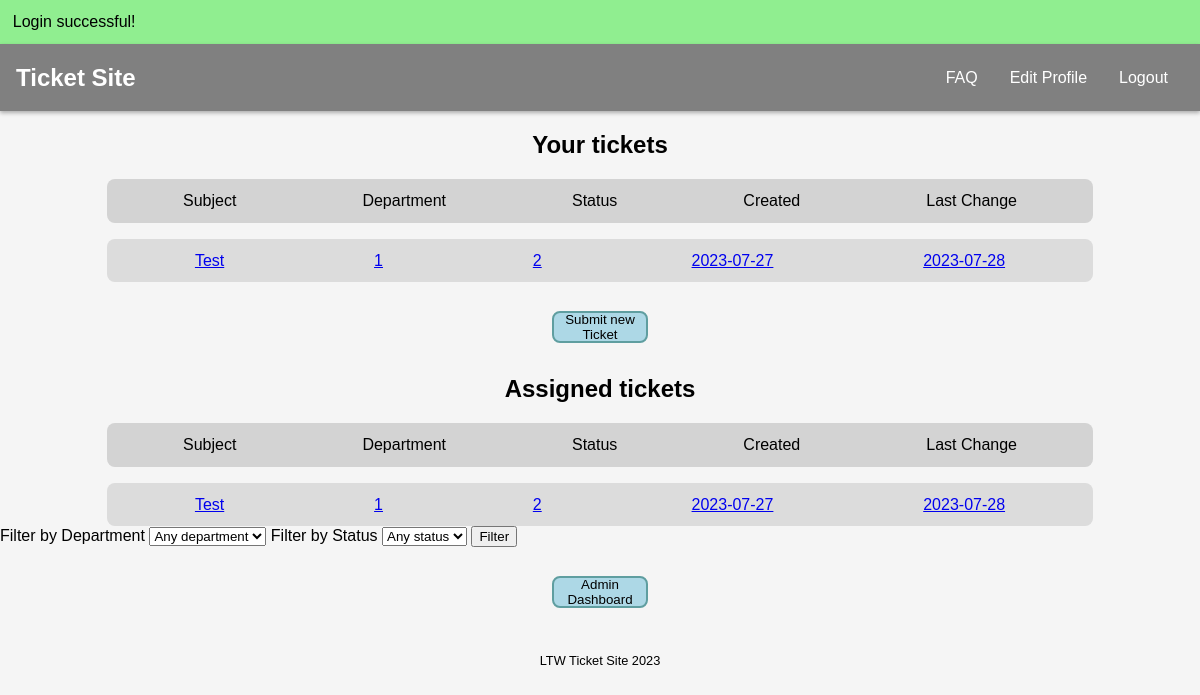
/pages (signed in), run on an earlier commit of the app's database.
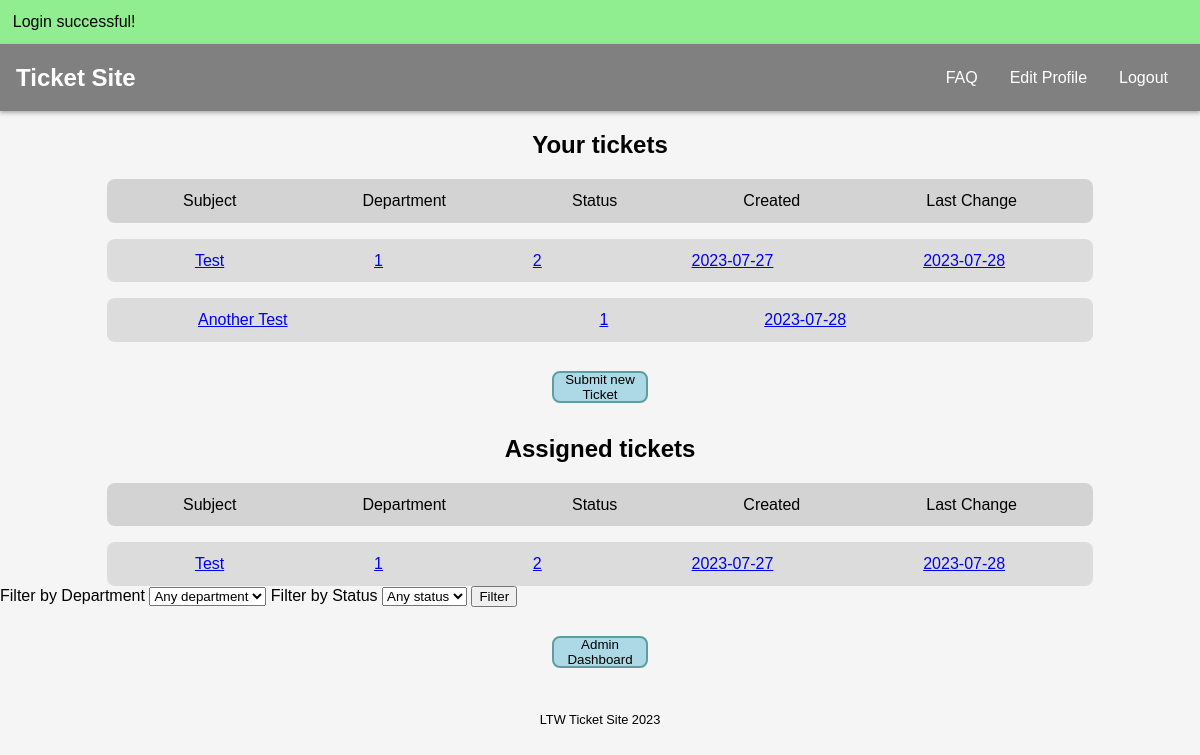
And on a later commit of the database.
### tables this page shows
CREATE TABLE tickets (
    id INTEGER PRIMARY KEY AUTOINCREMENT,
    subject TEXT NOT NULL,
    content TEXT,
    created DATE NOT NULL,
    updated DATE,
    submitter_id INTEGER NOT NULL,
    assignee_id INTEGER,
    department_id INTEGER,
    status_id INTEGER NOT NULL,
    FOREIGN KEY (submitter_id) REFERENCES users(id),
    FOREIGN KEY (assignee_id) REFERENCES users(id),
    FOREIGN KEY (department_id) REFERENCES departments(id),
    FOREIGN KEY (status_id) REFERENCES status(id)
);

### utils/session.php (called while the page is built, shortened)
<?php
    class Session {
        private array $messages;
        public function __construct(){
            $this->messages = isset($_SESSION['messages']) ? $_SESSION['messages'] : array();
        }
        public function isLoggedIn() : bool {
            return isset($_SESSION['id']);
        }
        public function getID() : ?int {
            return isset($_SESSION['id']) ? $_SESSION['id'] : null;
        }
        public function getMessages() {
            return $this->messages;
        }
    }

### database/classes/ticket.class.php (called while the page is built, shortened)
<?php
    class Ticket {
        public function __construct(int $id, string $subject, ?string $content, string $created, ?string $updated, int $submitter_id,
                                    ?int $assignee_id, $department_id, int $status_id) {
            $this->id = $id;
            $this->subject = $subject;
            $this->created = $created;
            $this->updated = $updated;
            $this->department_id = $department_id === "" ? null : $department_id;
            $this->status_id = $status_id;
        }
        static function getUserTickets(PDO $db, int $user_id) : array {
            $stmt = $db->prepare('SELECT * FROM tickets WHERE submitter_id = ?');
            $stmt->execute(array($user_id));
            $tickets = array();
            while ($ticket = $stmt->fetch()) {
                $tickets[] = new Ticket($ticket['id'], $ticket['subject'], $ticket['content'],
                                        $ticket['created'], $ticket['updated'],
                                        $ticket['submitter_id'], $ticket['assignee_id'],
                                        $ticket['department_id'], $ticket['status_id']);
            }
            return $tickets;
        }
        static function getAgentTickets(PDO $db, int $agent) : array {
            $stmt = $db->prepare('SELECT t.id, t.subject, t.content, t.submitter_id, t.assignee_id, t.department_id, t.status_id, t.created, t.updated
                                FROM tickets t LEFT JOIN departments d ON t.department_id = d.id LEFT JOIN agent_departments ad
                                ON ad.department_id = d.id WHERE (ad.agent_id = ? OR t.assignee_id = ?)');
            $stmt->execute(array($agent, $agent));
            $tickets = array();
            while($ticket = $stmt->fetch()){
                $tickets[] = new Ticket($ticket['id'], $ticket['subject'], $ticket['content'],
                                        $ticket['created'], $ticket['updated'],
                                        $ticket['submitter_id'], $ticket['assignee_id'],
                                        $ticket['department_id'], $ticket['status_id']);
            }
            return $tickets;
        }
    }
?>

### templates/ticket.tpl.php (the view, shortened to what the changed rows need)
<?php function drawTickets(array $tickets) { ?>
<div class="ticket_tables">
    <h2>Your tickets</h2>
</div>
<div class="ticket_instance">
    <?php foreach($tickets as $ticket) { ?>
        <a href="../pages/ticket.php?id=<?=$ticket->id?>"><ul>
            <li><?=$ticket->subject?></li>
            <li><?=$ticket->department_id?></li>
            <li><?=$ticket->status_id?></li>
            <li><?=$ticket->created?></li>
            <li><?=$ticket->updated?></li>
        </ul></a>
    <?php } ?>
</div>
<?php } ?>
<?php function drawAgentTickets(array $tickets, array $departments, array $status) { ?>
<div class="ticket_tables">
    <h2>Assigned tickets</h2>
</div>
<div class="ticket_instance">
    <?php foreach($tickets as $ticket) { ?>
        <a href="../pages/ticket.php?id=<?=$ticket->id?>"><ul>
            <li><?=$ticket->subject?></li>
            <li><?=$ticket->department_id?></li>
            <li><?=$ticket->status_id?></li>
            <li><?=$ticket->created?></li>
            <li><?=$ticket->updated?></li>
        </ul></a>
    <?php } ?>
</div>
<?php } ?>

### templates/common.tpl.php (shortened to what the changed rows need)
<?php function drawHeader(Session $session) { ?>
<!DOCTYPE html>
<html lang="en-US">
    <head>
        <link rel="stylesheet" href="../css/style.css">
    </head>
    <body>
        <?php drawMessages($session); ?>
        <header>
            <nav>
                <h1><a href="../pages/">Ticket Site</a></h1>
                    <?php
                        if($session->isLoggedIn()) drawLoggedIn();
                        else drawLoggedOff();
                    ?>
<?php } ?>
<?php function drawLoggedIn() { ?>
    </nav>
</header>
<main>
<?php } ?>
<?php function drawFooter() { ?>
        </main>
    </body>
</html>
<?php } ?>
<?php function drawMessages(Session $session) { ?>
    <section id="messages">
        <?php foreach($session->getMessages() as $message) { ?>
            <article class="<?=$message['type']?>">
                <?=$message['text']?>
            </article>
        <?php } ?>
    </section>
<?php } ?>

What changed in the data, as far as the page shows it:
added tickets: subject "Another Test", status "1", created "2023-07-28", shown under "Your tickets"
